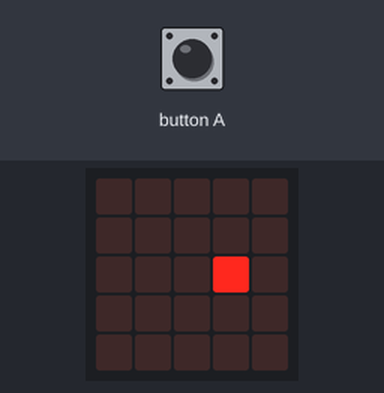
A program run on a simulated BBC micro:bit (MakeCode). On the bench: the board's 5×5 LED display. The test bench sets the inputs (shaded band). The short countdown, score and lost-life animations are approximate; the run ends where the board's game-over animation would start. At 3.0 s the program stops and its outputs stay as they are.

Above: at 1.26 s.
1.3 s: button A pressed for 0.15 s
At 1.38 s:
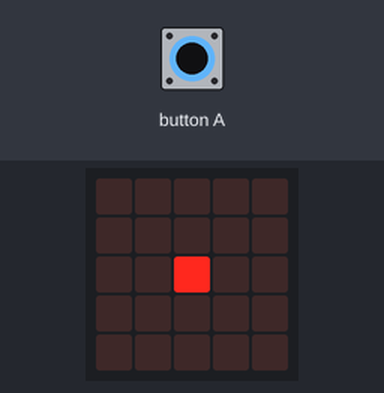
2.0 s: button A pressed 5 times (0.12 s each, 0.3 s apart)
At 2.59 s:
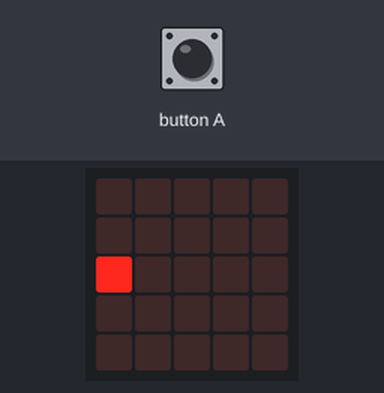
At 3.7 s:
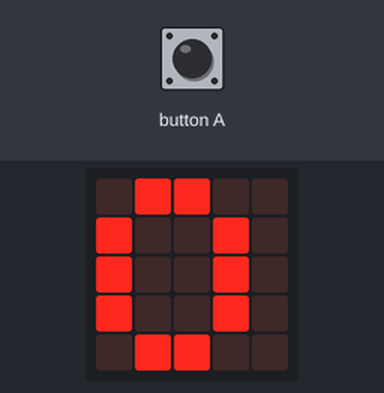
Timing chart, 0 to 4.5 s (numbered marks = the images above; inputs shaded):
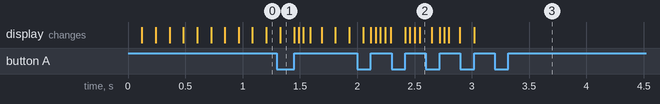

The program:

main.ts
```typescript
input.onButtonPressed(Button.A, function () {
    if (sprite.get(LedSpriteProperty.X) == 2) {
        game.addScore(1)
        soundExpression.happy.play()
    } else {
        game.removeLife(1)
    }
    basic.showNumber(game.score())
})
let sprite: game.LedSprite = null
sprite = game.createSprite(2, 2)
game.setLife(5)
game.setScore(0)
basic.forever(function () {
    sprite.move(1)
    basic.pause(100)
    sprite.ifOnEdgeBounce()
})
```

test.ts
```typescript
// тут проходять випробування; ця компіляція не відбуватиметься, коли цей пакет використовуватиметься як розширення.
```

Measured:
- after the input at 2.0 s, the display: first differs from a run without the input after 0.12 s (image 3 shows a later state)
